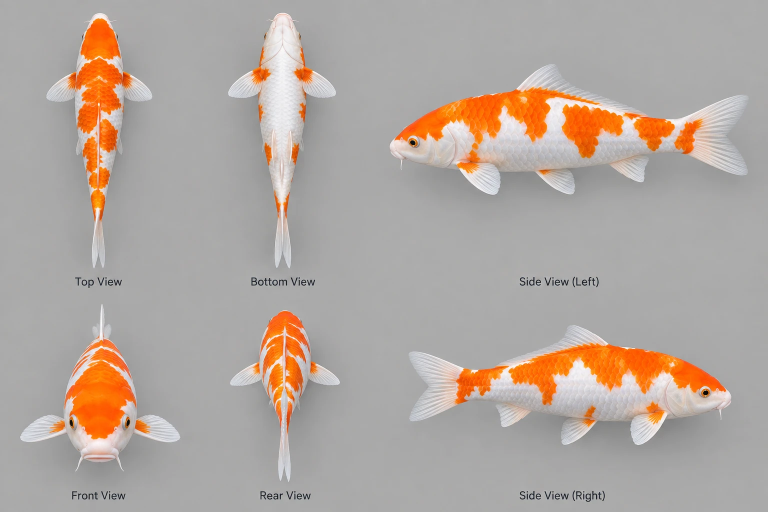
#> input picture reference/koi_reference.webp, 1536 x 1024 px (shown at 1/2 size)
$ python measure_koi.py
#> lines starting #> are read from the running program, lines starting #| are printed output that depends on the picture; after the words box and inside, x2 and y2 are one past the last pixel; in counts of white or black regions, pixels touching at a corner belong together
#!/usr/bin/env python3
"""
Measures body/fin proportions directly from reference/koi_reference.webp
(a 6-angle koi render: Top/Bottom/Side(Left) on row 1, Front/Rear/Side(Right)
on row 2) instead of guessing them by eye.

Approach:
  1. Threshold every pixel against the flat gray background to get a
     fish-vs-background mask.
  2. Label connected components and pick out the silhouette for the view
     you care about by its bounding box (each of the 6 views ends up as
     its own connected component - sizes/bboxes printed below help you
     find them again if the source image changes).
  3. For the side view, walk column-by-column to get the top/bottom edge
     of the body, which gives you a height-vs-length curve. A rolling
     median or manual inspection separates "body" from "fin poking out
     of the body" (fins show up as a narrow, roughly symmetric bump/dip
     riding on top of the smoother body curve).
  4. For the top view, walk row-by-row (nose to tail) to get the
     width-vs-length curve the same way.

This produced the profile_keys / fin placement fractions / dorsal fin
height used in koi_body_v1.scad. Re-run this (or adapt it) against a new
reference image for a different koi variety (e.g. a butterfly koi) rather
than hand-guessing proportions again.

Requires: pillow, numpy, scipy (pip install --break-system-packages
pillow numpy scipy)
"""
import numpy as np
from PIL import Image
from scipy import ndimage

IMG = "koi_reference.webp"
BG_TOLERANCE = 18  # pixel must differ from the sampled background by more than this (sum of abs RGB diff) to count as "fish"


def load_mask(path):
#> called with path = 'koi_reference.webp'
    im = Image.open(path).convert("RGB")
#> im is the input picture: PIL image 1536x1024 RGB; mean R, G, B 178.2, 167.3, 160
    a = np.array(im).astype(int)
    bg = a[0, 0]  # corner pixel = background color
#> bg = [171, 171, 171]
    diff = np.abs(a - bg).sum(axis=2)
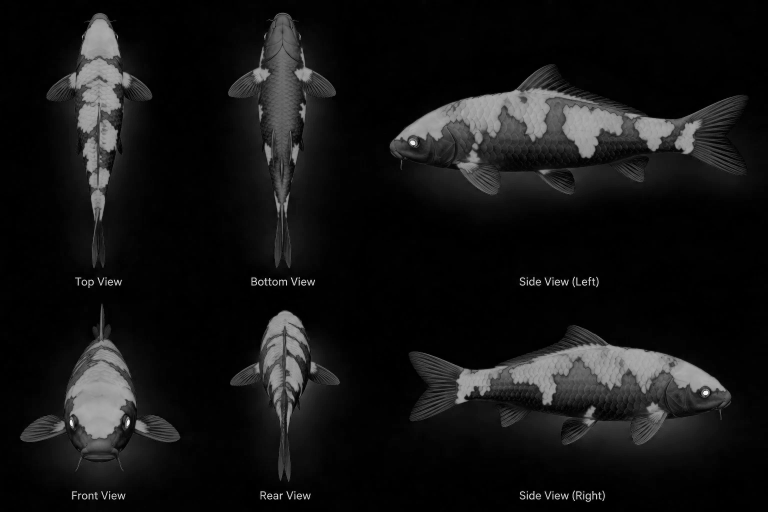
#> diff: shape (1024, 1536) int64 (shown at 1/2 size); min 0, max 513, mean 42.7; drawn with min black and max white
    return diff > BG_TOLERANCE, a.shape[:2]


def list_components(mask, top_n=12):
    lab, n = ndimage.label(mask)
    sizes = ndimage.sum(mask, lab, range(1, n + 1))
    order = np.argsort(sizes)[::-1]
    print(f"{n} components found; largest {top_n}:")
    for i in order[:top_n]:
        comp = i + 1
        ys, xs = np.where(lab == comp)
        print(
            f"  label {comp}: size={sizes[i]:.0f} "
            f"bbox x[{xs.min()},{xs.max()}] y[{ys.min()},{ys.max()}]"
        )
    return lab


def side_view_profile(lab, label):
    """Column-by-column top/bottom edge of a side-view silhouette."""
    comp = lab == label
    ys, xs = np.where(comp)
    x0, x1, y0, y1 = xs.min(), xs.max(), ys.min(), ys.max()
    sub = comp[y0 : y1 + 1, x0 : x1 + 1]
    h, w = sub.shape
    top = np.full(w, np.nan)
    bot = np.full(w, np.nan)
    for x in range(w):
        col = np.where(sub[:, x])[0]
        if len(col):
            top[x] = col.min()
            bot[x] = col.max()
    idx = np.arange(w)
    good = ~np.isnan(top)
    top = np.interp(idx, idx[good], top[good])
    good = ~np.isnan(bot)
    bot = np.interp(idx, idx[good], bot[good])
    return top, bot, (x0, x1, y0, y1)


def top_view_profile(lab, label):
    """Row-by-row (nose-to-tail) width of a top-view silhouette."""
    comp = lab == label
    ys, xs = np.where(comp)
    x0, x1, y0, y1 = xs.min(), xs.max(), ys.min(), ys.max()
    sub = comp[y0 : y1 + 1, x0 : x1 + 1]
    h, w = sub.shape
    left = np.full(h, np.nan)
    right = np.full(h, np.nan)
    for y in range(h):
        row = np.where(sub[y, :])[0]
        if len(row):
            left[y] = row.min()
            right[y] = row.max()
    return left, right, (x0, x1, y0, y1)


if __name__ == "__main__":
    mask, shape = load_mask(IMG)
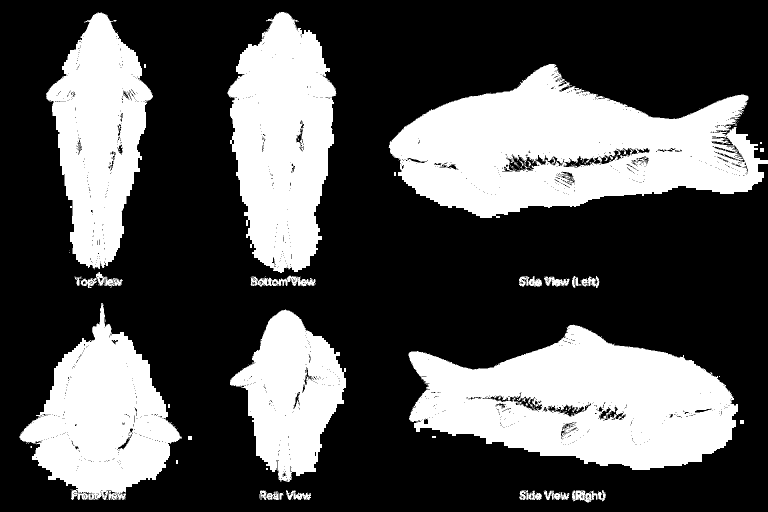
#> mask: shape (1024, 1536) bool (shown at 1/2 size); 33.3% white; 189 white regions (156 under 20 px), largest, box (x1, y1, x2, y2) and area: (778, 128, 1536, 436) 135473, (817, 650, 1476, 940) 120656, (455, 24, 673, 546) 79535
#> shape = (1024, 1536)
    print("image shape:", shape)
#| image shape: (1024, 1536)
    lab = list_components(mask)
#> in list_components, `lab, n = ndimage.label(mask)`:
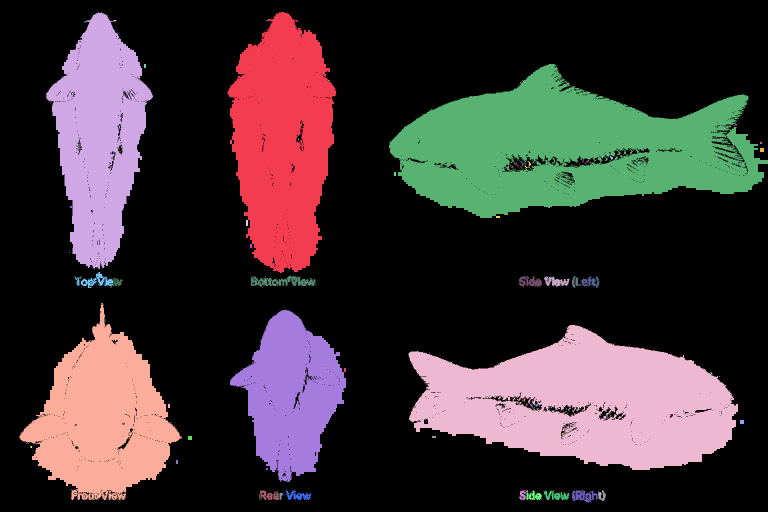
#> lab: shape (1024, 1536) int32 (shown at 1/2 size); 509 distinct labels, from 0 to 508; one colour per label, 0 black
#> in list_components, `lab, n = ndimage.label(mask)`: n = 508
#> in list_components, `sizes = ndimage.sum(mask, lab, range(1, n + 1))`: sizes = 508 values, max 135202 at index 15, min 1 at index 2, mean 1030.3
#> in list_components, `order = np.argsort(sizes)[::-1]`: order = 508 values, max 507 at index 186, min 0 at index 2, mean 253.5
#| 508 components found; largest 12:
#> the loop in list_components, `for i in order[:top_n]:` made 12 passes
#> (i, comp) on passes 1 to 12: (15, 16), (291, 292), (0, 1), (287, 288), (1, 2), (288, 289), (216, 217), (215, 216), (450, 451), (227, 228), (233, 234), (456, 457)
#|   label 16: size=135202 bbox x[778,1535] y[128,435]
#|   label 292: size=120506 bbox x[817,1475] y[650,939]
#|   label 1: size=79390 bbox x[455,672] y[24,545]
#|   label 288: size=68337 bbox x[39,363] y[606,999]
#|   label 2: size=64857 bbox x[92,305] y[25,537]
#|   label 289: size=46293 bbox x[460,691] y[619,963]
#|   label 217: size=1420 bbox x[501,630] y[551,572]
#|   label 216: size=770 bbox x[162,226] y[544,575]
#> (further printed lines are left out)

    # These labels matched koi_reference.webp when this script was written;
    # re-run list_components() and update them if the source image changes.
    SIDE_VIEW_LABEL = 16
    TOP_VIEW_LABEL = 2

    top, bot, bbox = side_view_profile(lab, SIDE_VIEW_LABEL)
#> in side_view_profile, `comp = lab == label`:
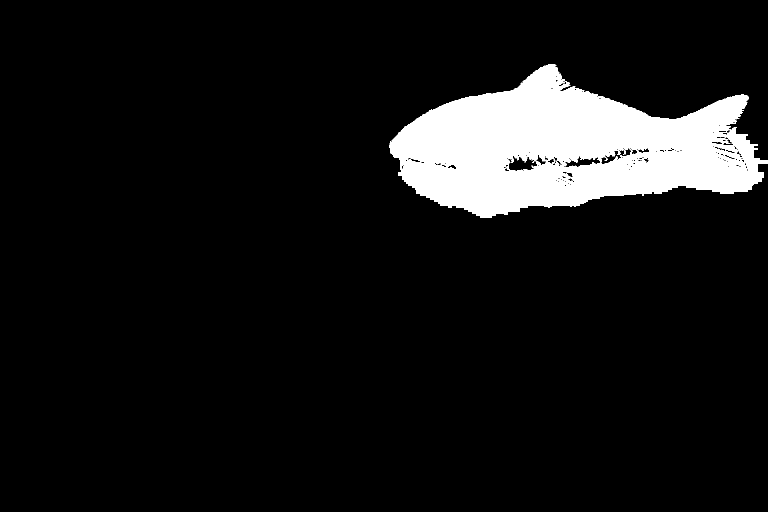
#> comp: shape (1024, 1536) bool (shown at 1/2 size); 8.6% white; 1 white region, box (x1, y1, x2, y2) and area: (778, 128, 1536, 436) 135202
#> in side_view_profile, `x0, x1, y0, y1 = xs.min(), xs.max(), ys.min(), ys.max()`: x0 = 778; x1 = 1535; y0 = 128; y1 = 435
#> in side_view_profile, `sub = comp[y0 : y1 + 1, x0 : x1 + 1]`:
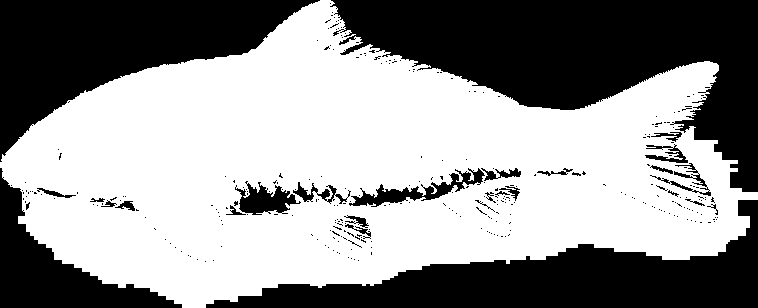
#> sub: shape (308, 758) bool; 57.9% white; 309 black regions (281 under 20 px), largest, box (x1, y1, x2, y2) and area: (330, 0, 758, 192) 38357, (0, 0, 320, 162) 23016, (206, 200, 758, 308) 22964
#> the loop in side_view_profile, `for x in range(w):` made 758 passes
#> col on passes 1 to 2: [162, 163, 164, 165, 166, 167], [159, 160, 162, 163, 164, 165, 166, 167]
#> after the loop in side_view_profile, `for x in range(w):`: bot = 758 values, max 307 at index 182, min 167 at index 0, mean 266.3; top = 758 values, max 192 at index 742, min 0 at index 320, mean 78.54
#> bbox = (778, 1535, 128, 435)
    w = bbox[1] - bbox[0]
#> w = 757
    print(f"\nSide view bbox={bbox}, width={w}px (note: x=0 end is the HEAD)")
#| Side view bbox=(778, 1535, 128, 435), width=757px (note: x=0 end is the HEAD)
    print("fraction-of-width  depth(px)")
    for frac in np.arange(0, 1.01, 0.05):
        xi = min(int(frac * (w - 1)), w - 1)
        print(f"  {frac:.2f}  {bot[xi]-top[xi]:.0f}")
#> this loop made 21 passes
#> xi on passes 1 to 12: 0, 37, 75, 113, 151, 189, 226, 264, 302, 340, 378, 415
#|   0.00  5
#|   0.05  117
#|   0.10  170
#|   0.15  203
#|   0.20  223
#|   0.25  246
#|   0.30  242
#|   0.35  249
#> (further printed lines are left out)

    left, right, bbox2 = top_view_profile(lab, TOP_VIEW_LABEL)
#> in top_view_profile, `comp = lab == label`:
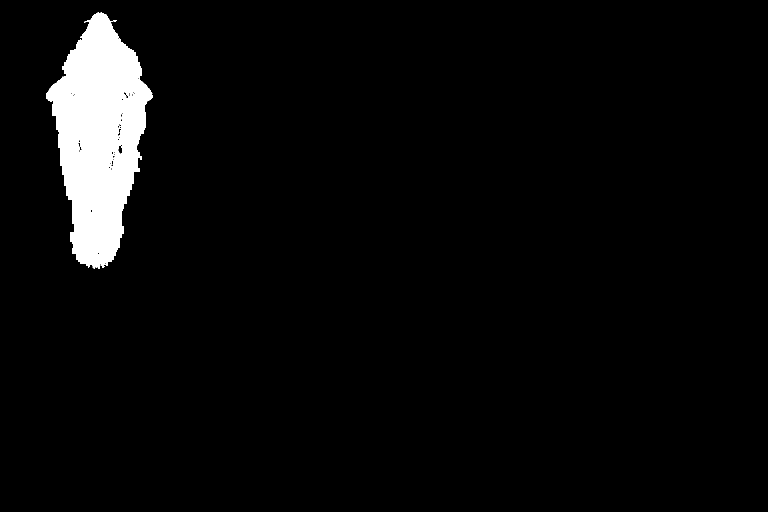
#> comp: shape (1024, 1536) bool (shown at 1/2 size); 4.1% white; 1 white region, box (x1, y1, x2, y2) and area: (92, 25, 306, 538) 64857
#> in top_view_profile, `x0, x1, y0, y1 = xs.min(), xs.max(), ys.min(), ys.max()`: x0 = 92; x1 = 305; y0 = 25; y1 = 537
#> in top_view_profile, `sub = comp[y0 : y1 + 1, x0 : x1 + 1]`:
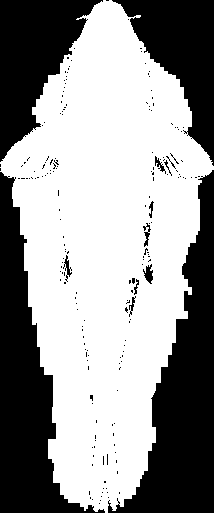
#> sub: shape (513, 214) bool; 59.1% white; 196 black regions (184 under 20 px), largest, box (x1, y1, x2, y2) and area: (108, 170, 214, 513) 14859, (0, 172, 105, 513) 13208, (0, 0, 103, 162) 8418
#> the loop in top_view_profile, `for y in range(h):` made 513 passes
#> row on passes 1 to 2: [103, 104, 105, 109, 110, 111], [101, 103, 104, 105, 106, 107, 108, 109, 110, 111, 112]
#> after the loop in top_view_profile, `for y in range(h):`: left = 513 values, max 105 at index 512, min 0 at index 162, mean 42.01; right = 513 values, max 213 at index 166, min 107 at index 511, mean 169.6
#> bbox2 = (92, 305, 25, 537)
    h = bbox2[3] - bbox2[1]
#> h = 232
    print(f"\nTop view bbox={bbox2}, length={h}px (y=0 end is the HEAD)")
#| Top view bbox=(92, 305, 25, 537), length=232px (y=0 end is the HEAD)
    print("fraction-of-length  width(px)")
    for frac in np.arange(0, 1.01, 0.05):
        yi = min(int(frac * (h - 1)), h - 1)
        print(f"  {frac:.2f}  {right[yi]-left[yi]:.0f}")
#> this loop made 21 passes
#> yi on passes 1 to 12: 0, 11, 23, 34, 46, 57, 69, 80, 92, 103, 115, 127
#|   0.00  8
#|   0.05  33
#|   0.10  45
#|   0.15  54
#|   0.20  71
#|   0.25  85
#|   0.30  103
#|   0.35  131
#> (further printed lines are left out)
